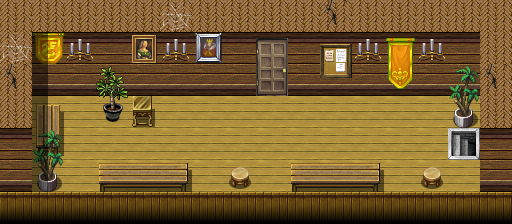

Below is a game level as drawn by its tile map, then a one-line description and the .tmx that defines it (tile-layer data replaced by summaries):
An orthogonal 16x7 tile map with 32x32 px tiles, 4 tile layers (Ground, Objects, Above, Top), 1 hidden layer not drawn, 61 tilesets and 2 objects (2x mapchange).

<map version="1.10" tiledversion="1.11.2" orientation="orthogonal" renderorder="right-down" width="16" height="7" tilewidth="32" tileheight="32" infinite="0" nextlayerid="10" nextobjectid="3">
 <tileset firstgid="1" name="map_bed_1" tilewidth="32" tileheight="32" tilecount="160" columns="16">
  <image source="../drawable/map_bed_1.png" width="512" height="320" />
 </tileset>
 <tileset firstgid="161" name="map_border_1" tilewidth="32" tileheight="32" tilecount="128" columns="16">
  <image source="../drawable/map_border_1.png" width="512" height="256" />
 </tileset>
 <tileset firstgid="289" name="map_bridge_1" tilewidth="32" tileheight="32" tilecount="128" columns="16">
  <image source="../drawable/map_bridge_1.png" width="512" height="256" />
 </tileset>
 <tileset firstgid="417" name="map_bridge_2" tilewidth="32" tileheight="32" tilecount="128" columns="16">
  <image source="../drawable/map_bridge_2.png" width="512" height="256" />
 </tileset>
 <tileset firstgid="545" name="map_broken_1" tilewidth="32" tileheight="32" tilecount="128" columns="16">
  <image source="../drawable/map_broken_1.png" width="512" height="256" />
 </tileset>
 <tileset firstgid="673" name="map_cavewall_1" tilewidth="32" tileheight="32" tilecount="108" columns="18">
  <image source="../drawable/map_cavewall_1.png" width="576" height="192" />
 </tileset>
 <tileset firstgid="781" name="map_cavewall_2" tilewidth="32" tileheight="32" tilecount="108" columns="18">
  <image source="../drawable/map_cavewall_2.png" width="576" height="192" />
 </tileset>
 <tileset firstgid="889" name="map_cavewall_3" tilewidth="32" tileheight="32" tilecount="108" columns="18">
  <image source="../drawable/map_cavewall_3.png" width="576" height="192" />
 </tileset>
 <tileset firstgid="997" name="map_cavewall_4" tilewidth="32" tileheight="32" tilecount="108" columns="18">
  <image source="../drawable/map_cavewall_4.png" width="576" height="192" />
 </tileset>
 <tileset firstgid="1105" name="map_chair_table_1" tilewidth="32" tileheight="32" tilecount="128" columns="16">
  <image source="../drawable/map_chair_table_1.png" width="512" height="256" />
 </tileset>
 <tileset firstgid="1233" name="map_chair_table_2" tilewidth="32" tileheight="32" tilecount="128" columns="16">
  <image source="../drawable/map_chair_table_2.png" width="512" height="256" />
 </tileset>
 <tileset firstgid="1361" name="map_crate_1" tilewidth="32" tileheight="32" tilecount="128" columns="16">
  <image source="../drawable/map_crate_1.png" width="512" height="256" />
 </tileset>
 <tileset firstgid="1489" name="map_cupboard_1" tilewidth="32" tileheight="32" tilecount="128" columns="16">
  <image source="../drawable/map_cupboard_1.png" width="512" height="256" />
 </tileset>
 <tileset firstgid="1617" name="map_curtain_1" tilewidth="32" tileheight="32" tilecount="128" columns="16">
  <image source="../drawable/map_curtain_1.png" width="512" height="256" />
 </tileset>
 <tileset firstgid="1745" name="map_entrance_1" tilewidth="32" tileheight="32" tilecount="128" columns="16">
  <image source="../drawable/map_entrance_1.png" width="512" height="256" />
 </tileset>
 <tileset firstgid="1873" name="map_entrance_2" tilewidth="32" tileheight="32" tilecount="128" columns="16">
  <image source="../drawable/map_entrance_2.png" width="512" height="256" />
 </tileset>
 <tileset firstgid="2001" name="map_fence_1" tilewidth="32" tileheight="32" tilecount="128" columns="16">
  <image source="../drawable/map_fence_1.png" width="512" height="256" />
 </tileset>
 <tileset firstgid="2129" name="map_fence_2" tilewidth="32" tileheight="32" tilecount="128" columns="16">
  <image source="../drawable/map_fence_2.png" width="512" height="256" />
 </tileset>
 <tileset firstgid="2257" name="map_fence_3" tilewidth="32" tileheight="32" tilecount="128" columns="16">
  <image source="../drawable/map_fence_3.png" width="512" height="256" />
 </tileset>
 <tileset firstgid="2385" name="map_fence_4" tilewidth="32" tileheight="32" tilecount="128" columns="16">
  <image source="../drawable/map_fence_4.png" width="512" height="256" />
 </tileset>
 <tileset firstgid="2513" name="map_ground_1" tilewidth="32" tileheight="32" tilecount="128" columns="16">
  <image source="../drawable/map_ground_1.png" width="512" height="256" />
 </tileset>
 <tileset firstgid="2641" name="map_ground_2" tilewidth="32" tileheight="32" tilecount="128" columns="16">
  <image source="../drawable/map_ground_2.png" width="512" height="256" />
 </tileset>
 <tileset firstgid="2769" name="map_ground_3" tilewidth="32" tileheight="32" tilecount="128" columns="16">
  <image source="../drawable/map_ground_3.png" width="512" height="256" />
 </tileset>
 <tileset firstgid="2897" name="map_ground_4" tilewidth="32" tileheight="32" tilecount="128" columns="16">
  <image source="../drawable/map_ground_4.png" width="512" height="256" />
 </tileset>
 <tileset firstgid="3025" name="map_ground_5" tilewidth="32" tileheight="32" tilecount="128" columns="16">
  <image source="../drawable/map_ground_5.png" width="512" height="256" />
 </tileset>
 <tileset firstgid="3153" name="map_ground_6" tilewidth="32" tileheight="32" tilecount="128" columns="16">
  <image source="../drawable/map_ground_6.png" width="512" height="256" />
 </tileset>
 <tileset firstgid="3281" name="map_ground_7" tilewidth="32" tileheight="32" tilecount="128" columns="16">
  <image source="../drawable/map_ground_7.png" width="512" height="256" />
 </tileset>
 <tileset firstgid="3409" name="map_ground_8" tilewidth="32" tileheight="32" tilecount="128" columns="16">
  <image source="../drawable/map_ground_8.png" width="512" height="256" />
 </tileset>
 <tileset firstgid="3537" name="map_house_1" tilewidth="32" tileheight="32" tilecount="128" columns="16">
  <image source="../drawable/map_house_1.png" width="512" height="256" />
 </tileset>
 <tileset firstgid="3665" name="map_house_2" tilewidth="32" tileheight="32" tilecount="128" columns="16">
  <image source="../drawable/map_house_2.png" width="512" height="256" />
 </tileset>
 <tileset firstgid="3793" name="map_indoor_1" tilewidth="32" tileheight="32" tilecount="128" columns="16">
  <image source="../drawable/map_indoor_1.png" width="512" height="256" />
 </tileset>
 <tileset firstgid="3921" name="map_indoor_2" tilewidth="32" tileheight="32" tilecount="128" columns="16">
  <image source="../drawable/map_indoor_2.png" width="512" height="256" />
 </tileset>
 <tileset firstgid="4049" name="map_kitchen_1" tilewidth="32" tileheight="32" tilecount="128" columns="16">
  <image source="../drawable/map_kitchen_1.png" width="512" height="256" />
 </tileset>
 <tileset firstgid="4177" name="map_outdoor_1" tilewidth="32" tileheight="32" tilecount="128" columns="16">
  <image source="../drawable/map_outdoor_1.png" width="512" height="256" />
 </tileset>
 <tileset firstgid="4305" name="map_pillar_1" tilewidth="32" tileheight="32" tilecount="128" columns="16">
  <image source="../drawable/map_pillar_1.png" width="512" height="256" />
 </tileset>
 <tileset firstgid="4433" name="map_pillar_2" tilewidth="32" tileheight="32" tilecount="128" columns="16">
  <image source="../drawable/map_pillar_2.png" width="512" height="256" />
 </tileset>
 <tileset firstgid="4561" name="map_plant_1" tilewidth="32" tileheight="32" tilecount="128" columns="16">
  <image source="../drawable/map_plant_1.png" width="512" height="256" />
 </tileset>
 <tileset firstgid="4689" name="map_plant_2" tilewidth="32" tileheight="32" tilecount="128" columns="16">
  <image source="../drawable/map_plant_2.png" width="512" height="256" />
 </tileset>
 <tileset firstgid="4817" name="map_rock_1" tilewidth="32" tileheight="32" tilecount="128" columns="16">
  <image source="../drawable/map_rock_1.png" width="512" height="256" />
 </tileset>
 <tileset firstgid="4945" name="map_rock_2" tilewidth="32" tileheight="32" tilecount="128" columns="16">
  <image source="../drawable/map_rock_2.png" width="512" height="256" />
 </tileset>
 <tileset firstgid="5073" name="map_roof_1" tilewidth="32" tileheight="32" tilecount="128" columns="16">
  <image source="../drawable/map_roof_1.png" width="512" height="256" />
 </tileset>
 <tileset firstgid="5201" name="map_roof_2" tilewidth="32" tileheight="32" tilecount="128" columns="16">
  <image source="../drawable/map_roof_2.png" width="512" height="256" />
 </tileset>
 <tileset firstgid="5329" name="map_roof_3" tilewidth="32" tileheight="32" tilecount="128" columns="16">
  <image source="../drawable/map_roof_3.png" width="512" height="256" />
 </tileset>
 <tileset firstgid="5457" name="map_shop_1" tilewidth="32" tileheight="32" tilecount="128" columns="16">
  <image source="../drawable/map_shop_1.png" width="512" height="256" />
 </tileset>
 <tileset firstgid="5585" name="map_sign_ladder_1" tilewidth="32" tileheight="32" tilecount="128" columns="16">
  <image source="../drawable/map_sign_ladder_1.png" width="512" height="256" />
 </tileset>
 <tileset firstgid="5713" name="map_table_1" tilewidth="32" tileheight="32" tilecount="128" columns="16">
  <image source="../drawable/map_table_1.png" width="512" height="256" />
 </tileset>
 <tileset firstgid="5841" name="map_trail_1" tilewidth="32" tileheight="32" tilecount="128" columns="16">
  <image source="../drawable/map_trail_1.png" width="512" height="256" />
 </tileset>
 <tileset firstgid="5969" name="map_transition_1" tilewidth="32" tileheight="32" tilecount="128" columns="16">
  <image source="../drawable/map_transition_1.png" width="512" height="256" />
 </tileset>
 <tileset firstgid="6097" name="map_transition_2" tilewidth="32" tileheight="32" tilecount="128" columns="16">
  <image source="../drawable/map_transition_2.png" width="512" height="256" />
 </tileset>
 <tileset firstgid="6225" name="map_transition_3" tilewidth="32" tileheight="32" tilecount="128" columns="16">
  <image source="../drawable/map_transition_3.png" width="512" height="256" />
 </tileset>
 <tileset firstgid="6353" name="map_transition_4" tilewidth="32" tileheight="32" tilecount="128" columns="16">
  <image source="../drawable/map_transition_4.png" width="512" height="256" />
 </tileset>
 <tileset firstgid="6481" name="map_transition_5" tilewidth="32" tileheight="32" tilecount="128" columns="16">
  <image source="../drawable/map_transition_5.png" width="512" height="256" />
 </tileset>
 <tileset firstgid="6609" name="map_tree_1" tilewidth="32" tileheight="32" tilecount="128" columns="16">
  <image source="../drawable/map_tree_1.png" width="512" height="256" />
 </tileset>
 <tileset firstgid="6737" name="map_tree_2" tilewidth="32" tileheight="32" tilecount="128" columns="16">
  <image source="../drawable/map_tree_2.png" width="512" height="256" />
 </tileset>
 <tileset firstgid="6865" name="map_wall_1" tilewidth="32" tileheight="32" tilecount="128" columns="16">
  <image source="../drawable/map_wall_1.png" width="512" height="256" />
 </tileset>
 <tileset firstgid="6993" name="map_wall_2" tilewidth="32" tileheight="32" tilecount="120" columns="15">
  <image source="../drawable/map_wall_2.png" width="480" height="256" />
 </tileset>
 <tileset firstgid="7113" name="map_wall_3" tilewidth="32" tileheight="32" tilecount="120" columns="15">
  <image source="../drawable/map_wall_3.png" width="480" height="256" />
 </tileset>
 <tileset firstgid="7233" name="map_wall_4" tilewidth="32" tileheight="32" tilecount="120" columns="15">
  <image source="../drawable/map_wall_4.png" width="480" height="256" />
 </tileset>
 <tileset firstgid="7353" name="map_window_1" tilewidth="32" tileheight="32" tilecount="128" columns="16">
  <image source="../drawable/map_window_1.png" width="512" height="256" />
 </tileset>
 <tileset firstgid="7481" name="map_window_2" tilewidth="32" tileheight="32" tilecount="128" columns="16">
  <image source="../drawable/map_window_2.png" width="512" height="256" />
 </tileset>
 <tileset firstgid="7609" name="map_brightport" tilewidth="32" tileheight="32" tilecount="112" columns="16">
  <image source="../drawable/map_brightport.png" width="512" height="224" />
 </tileset>
 <layer id="1" name="Ground" width="16" height="7">
  <data>[112 cells, 112 non-empty, 5 distinct tile ids]</data>
 </layer>
 <layer id="2" name="Objects" width="16" height="7">
  <data>[112 cells, 32 non-empty, 21 distinct tile ids]</data>
 </layer>
 <layer id="3" name="Above" width="16" height="7">
  <data>[112 cells, 4 non-empty, 3 distinct tile ids]</data>
 </layer>
 <layer id="9" name="Top" width="16" height="7">
  <data>[112 cells, 5 non-empty, 1 distinct tile ids]</data>
 </layer>
 <layer id="4" name="Walkable" width="16" height="7" visible="0">
  <data>[112 cells, 81 non-empty, 1 distinct tile ids]</data>
 </layer>
 <objectgroup id="5" name="Mapevents">
  <object id="1" name="entrance" type="mapchange" x="448" y="128" width="32" height="32">
   <properties>
    <property name="map" value="brightport_bakery" />
    <property name="place" value="stair" />
   </properties>
  </object>
  <object id="2" name="office" type="mapchange" x="256" y="64" width="32" height="32">
   <properties>
    <property name="map" value="brightport_bakery3" />
    <property name="place" value="entrance" />
   </properties>
  </object>
 </objectgroup>
 <objectgroup id="6" name="Spawn" />
 <objectgroup id="7" name="Keys" />
 <objectgroup id="8" name="Replace" />
</map>
